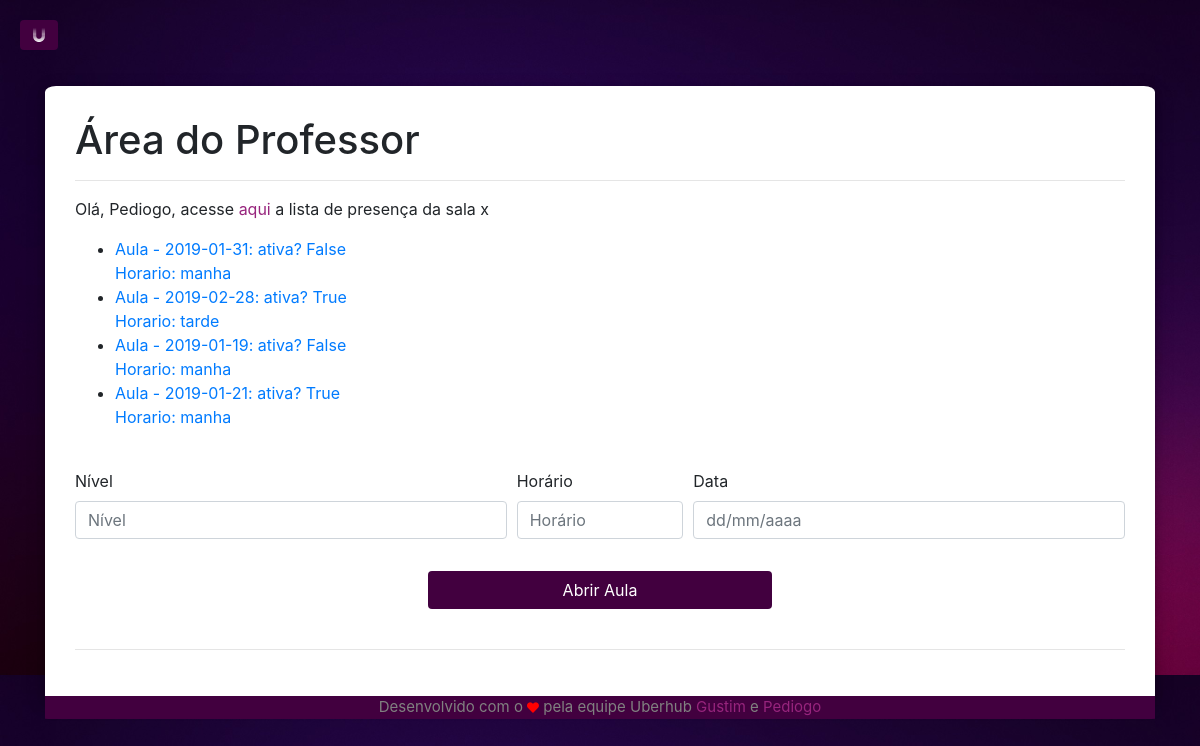
/prof (signed in), run on the app's committed database.
### app/models/tables.py (models this page shows, shortened)
class Professor(db.Model):
    __tablename__ = "professor"
    id       = db.Column(db.Integer, primary_key=True, autoincrement=True)
    cpf      = db.Column(db.String(11), nullable=False, unique=True)
    apelido  = db.Column(db.String(15), nullable=False, unique=True)
    email    = db.Column(db.String(50), nullable=False, unique=True)
    nome     = db.Column(db.String(50), nullable=False)
    telefone = db.Column(db.String(11))
    ID_URI   = db.Column(db.String(5), unique=True)
    senha    = db.Column(db.String(30), nullable=False)
    @property
    def is_authenticated(self):
        return True

class Aula(db.Model):
    __tablename__ = "aula"
    id       = db.Column(db.Integer, primary_key=True, autoincrement=True)
    dia      = db.Column(db.Date)
    horario  = db.Column(db.String(5), CheckConstraint('horario="manha" or horario="tarde"'), nullable=False)
    nivel    = db.Column(db.String(15), nullable=False)
    ativa    = db.Column(db.Boolean, default=False, server_default=sa.sql.expression.false(), nullable=False)
    id_prof  = db.Column(db.Integer, db.ForeignKey('professor.id'))
    fk_professor =  db.relationship('Professor', foreign_keys=id_prof)

### app/controllers/default.py (the view)
@app.route("/prof", methods=["POST", "GET"])
def prof():
    if current_user.is_authenticated:
        form = ProfForm()
        if form.validate_on_submit():
            horario = form.horario.data
            if form.horario.data == "manhã":
                horario = "manha"
            dia = strToDate(form.data.data)
            new_aula = tables.Aula(dia, horario, form.nivel.data, current_user.id)
            db.session.add(new_aula)
            db.session.commit()
            return redirect(url_for("lista"))
        else:
            print(form.errors)
        aulas = tables.Aula.query.filter_by(id_prof=current_user.id)
        return render_template('home/aula.html', form=form, aulas=aulas)
    else:
        return redirect(url_for("login"))

### app/models/forms.py
class ProfForm(FlaskForm):
    data = StringField("data", validators=[DataRequired(message="Campo Obrigatório!"), Length(min=10, max=10, message="Data invalida")])
    horario = StringField("horario", validators=[DataRequired(message="Campo Obrigatório!"), Length(min=5, max=5, message="Horário inválido!")]) # manha, tarde
    nivel = StringField("nivel", validators=[DataRequired(message="Campo Obrigatório!")]) #Iniciante, Iniciado, Intermediario, Avancado I, Avancado II
    profSubmit = SubmitField("profSubmit")

### app/controllers/default.py (called while the page is built)
@lm.user_loader
def load_user(id):
    return tables.Professor.query.filter_by(id=id).first()

### app/templates/home/aula.html (shortened to what this page needs)
{% extends 'base.html' %}
    {% block body %}
      <h1>Área do Professor</h1>
      <hr>
        {% if current_user.is_authenticated %}
            <p>Olá, {{ current_user.apelido }}, acesse <a href="lista" class="ftLink">aqui</a> a lista de presença da sala x</p>
            <ul>
                {% for aula in aulas %}
                    <li><a href="{{ url_for('lista', id_aula=aula.id) }}">
                        Aula - {{ aula.dia }}: ativa? {{ aula.ativa }}<br>
                        Horario: {{ aula.horario }}
                    </a></li>
                {% endfor %}
            </ul>
        {% else %}
            <p>Acesse <a href="lista" class="ftLink">aqui</a> a lista de presença da sala x</p>
        {% endif %}
      <br>
      <form action="" method="POST">
        <div class="form-row bootstrap-iso">
            <div class="col-md-5 mb-2">
            <label for="validationServer01">Nível</label>
            {% if form.errors.nivel %}
            {{ form.nivel(class="form-control is-invalid", id="nivel", type="text", placeholder="Nível") }}
            <div class="invalid-feedback">
              Este campo é obrigatório!
            </div>
            {% else %}
            {{ form.nivel(class="form-control", id="nivel", type="text", placeholder="Nível") }}
            {% endif %}
          </div>
          <div class="col-md-2 mb-2">
              <label for="validationServer01">Horário</label>
              {% if form.errors.horario %}
                  {{ form.horario(class="form-control is-invalid", id="horario", type="text", placeholder="Horário") }}
                  <div class="invalid-feedback">
                      Este campo é obrigatório!
                  </div>
              {% else %}
                  {{ form.horario(class="form-control", id="horario", type="text", placeholder="Horário") }}
              {% endif %}
          </div>
          <div class="col-md-5 mb-2">
            <label for="validationServer01">Data</label>
            {% if form.errors.data %}
            {{ form.data(class="form-control is-invalid", id="date", type="text", placeholder="dd/mm/aaaa",  maxlength="10", OnKeyPress="formatar('##/##/####', this)") }}
            <div class="invalid-feedback">
              Este campo é obrigatorio!
            </div>
            {% else %}
            {{ form.data(class="form-control", id="date", type="text", placeholder="dd/mm/aaaa",  maxlength="10", OnKeyPress="formatar('##/##/####', this)") }}
            {% endif %}
          </div>
        </div>
        <br>
        <div class="form-row">
          <div class="col-md mb">
          </div>
          <div class="col-md mb">
            {{ form.profSubmit(type="submit", id="enviar", class="btn", value="Abrir Aula") }}
          </div>
          <div class="col-md mb">
          </div>
        </div>
      </form><br><hr>
    {% endblock %}

### app/static/home/simple-sidebar.css (style rules this page uses)
body.bg { overflow-x: hidden; background-image: url(../img/bg.jpg); background-color: #E6E6FA; background-size: 100%; }
html { scroll-behavior: smooth; }
#enviar { width: 100%; }
.btn { background-color: #42003f; color: white; }
.ftLink { color: #97247d; }

### data on the page
Professor: apelido "Pediogo"
Aula: dia "2019-01-31", ativa "False", horario "manha"
Aula: dia "2019-02-28", ativa "True", horario "tarde"
Aula: dia "2019-01-19", ativa "False", horario "manha"
Aula: dia "2019-01-21", ativa "True", horario "manha"
